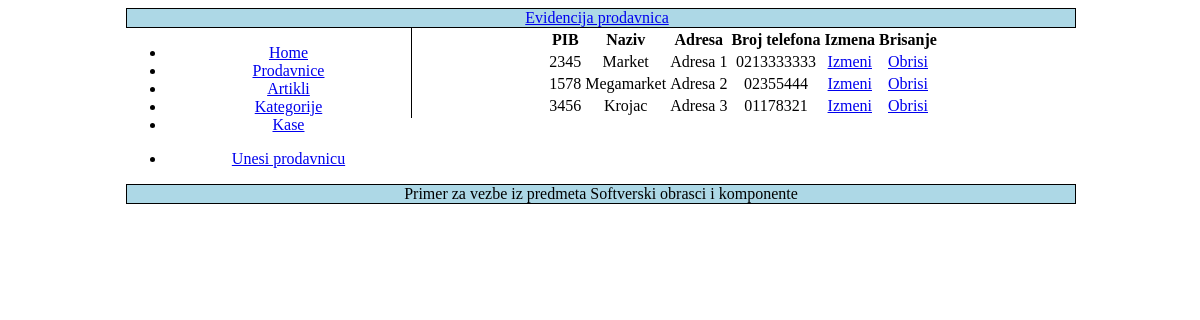
The page /prodavnice/ on the database its author committed.
### prodavnice/models.py (models this page shows, shortened)
class Prodavnica(models.Model):
    pib=models.CharField(max_length=20)
    naziv=models.CharField(max_length=50)
    adresa=models.CharField(max_length=40)
    broj_telefona=models.CharField('broj telefona',max_length=30)

### prodavnice/prodavnica_view.py (the view)
# urls.py: path('prodavnice/', prodavnica_view.lista_prodavnica, name='lista_prodavnica'),
def lista_prodavnica(request):
    title=apps.get_app_config('prodavnice').verbose_name
    prodavnice=Prodavnica.objects.all()
    return render(request,"lista_prodavnica.html",{"title":title,"prodavnice":prodavnice})

### prodavnice/templates/lista_prodavnica.html
{% extends "base.html" %}
{% block links %}
    <ul>
        <li><a href="{% url 'unos_prodavnice' %}">Unesi prodavnicu</a></li>
    </ul>
{% endblock %}
{% block content %}
{% if prodavnice %}
    <table>
      <tr>
        <th>PIB</th>
        <th>Naziv</th>
        <th>Adresa</th>
        <th>Broj telefona</th>
        <th>Izmena</th>
        <th>Brisanje</th>
      </tr>
    {% for p in prodavnice %}
      <tr>
        <td>{{p.pib}}</td>
        <td>{{p.naziv}}</td>
        <td>{{p.adresa}}</td>
        <td>{{p.broj_telefona}}</td>
        <td><a href="{% url 'unos_prodavnice_p' id=p.id%}" >Izmeni</a> </td>
        <td><a href="{% url 'brisanje_prodavnice' id=p.id %}">Obrisi</a></td>
      </tr>
    {% endfor %}
    </table>
{% else %}
   <p>Nema prodavnica za prikaz</p>
{% endif %}
{% endblock %}

### prodavnice/static/style.css (style rules this page uses)
table { margin: 0 auto; }

### rows shown on the page
Prodavnica: pib "2345", naziv "Market", adresa "Adresa 1", broj_telefona "0213333333"
Prodavnica: pib "1578", naziv "Megamarket", adresa "Adresa 2", broj_telefona "02355444"
Prodavnica: pib "3456", naziv "Krojac", adresa "Adresa 3", broj_telefona "01178321"
